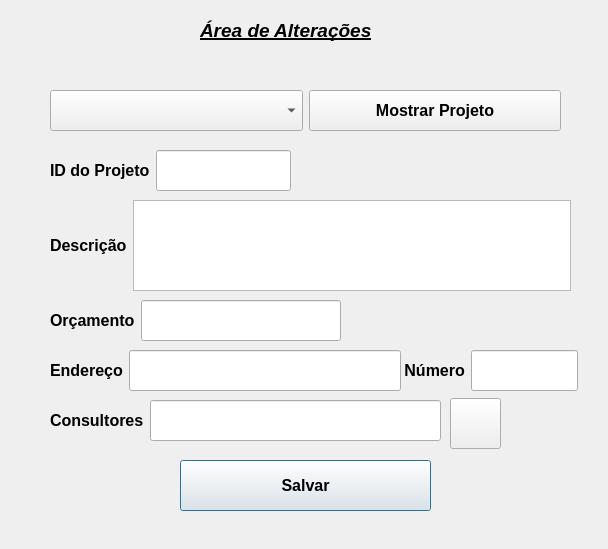
<?xml version="1.0" encoding="UTF-8"?>
<ui version="4.0">
 <class>telaAlteracaoP</class>
 <widget class="QDialog" name="telaAlteracaoP">
  <property name="geometry">
   <rect>
    <x>0</x>
    <y>0</y>
    <width>608</width>
    <height>549</height>
   </rect>
  </property>
  <property name="windowTitle">
   <string>Dialog</string>
  </property>
  <widget class="QWidget" name="layoutWidget">
   <property name="geometry">
    <rect>
     <x>50</x>
     <y>150</y>
     <width>241</width>
     <height>41</height>
    </rect>
   </property>
   <property name="sizePolicy">
    <sizepolicy hsizetype="Preferred" vsizetype="Preferred">
     <horstretch>0</horstretch>
     <verstretch>0</verstretch>
    </sizepolicy>
   </property>
   <property name="font">
    <font>
     <pointsize>12</pointsize>
    </font>
   </property>
   <layout class="QHBoxLayout" name="horizontalLayout">
    <item>
     <widget class="QLabel" name="labelID">
      <property name="sizePolicy">
       <sizepolicy hsizetype="Preferred" vsizetype="Preferred">
        <horstretch>0</horstretch>
        <verstretch>0</verstretch>
       </sizepolicy>
      </property>
      <property name="font">
       <font>
        <pointsize>12</pointsize>
        <bold>true</bold>
       </font>
      </property>
      <property name="text">
       <string>&lt;html&gt;&lt;head/&gt;&lt;body&gt;&lt;p&gt;ID do Projeto&lt;/p&gt;&lt;/body&gt;&lt;/html&gt;</string>
      </property>
     </widget>
    </item>
    <item>
     <widget class="QLineEdit" name="lineEditIDprojeto">
      <property name="sizePolicy">
       <sizepolicy hsizetype="Expanding" vsizetype="Preferred">
        <horstretch>0</horstretch>
        <verstretch>0</verstretch>
       </sizepolicy>
      </property>
      <property name="font">
       <font>
        <pointsize>12</pointsize>
        <bold>true</bold>
       </font>
      </property>
     </widget>
    </item>
   </layout>
  </widget>
  <widget class="QLabel" name="labelTELA">
   <property name="geometry">
    <rect>
     <x>200</x>
     <y>10</y>
     <width>211</width>
     <height>41</height>
    </rect>
   </property>
   <property name="text">
    <string>&lt;html&gt;&lt;head/&gt;&lt;body&gt;&lt;p&gt;&lt;span style=&quot; font-size:14pt; font-weight:700; font-style:italic; text-decoration: underline;&quot;&gt;Área de Alterações&lt;/span&gt;&lt;/p&gt;&lt;/body&gt;&lt;/html&gt;</string>
   </property>
  </widget>
  <widget class="QWidget" name="layoutWidget_2">
   <property name="geometry">
    <rect>
     <x>50</x>
     <y>350</y>
     <width>351</width>
     <height>41</height>
    </rect>
   </property>
   <property name="sizePolicy">
    <sizepolicy hsizetype="Preferred" vsizetype="Preferred">
     <horstretch>0</horstretch>
     <verstretch>0</verstretch>
    </sizepolicy>
   </property>
   <property name="font">
    <font>
     <pointsize>12</pointsize>
    </font>
   </property>
   <layout class="QHBoxLayout" name="horizontalLayout_7">
    <item>
     <widget class="QLabel" name="labelEndereco">
      <property name="sizePolicy">
       <sizepolicy hsizetype="Preferred" vsizetype="Preferred">
        <horstretch>0</horstretch>
        <verstretch>0</verstretch>
       </sizepolicy>
      </property>
      <property name="font">
       <font>
        <pointsize>12</pointsize>
        <bold>true</bold>
       </font>
      </property>
      <property name="text">
       <string>Endereço</string>
      </property>
     </widget>
    </item>
    <item>
     <widget class="QLineEdit" name="lineEditEndereco">
      <property name="sizePolicy">
       <sizepolicy hsizetype="Expanding" vsizetype="Preferred">
        <horstretch>0</horstretch>
        <verstretch>0</verstretch>
       </sizepolicy>
      </property>
      <property name="font">
       <font>
        <pointsize>12</pointsize>
        <bold>true</bold>
       </font>
      </property>
     </widget>
    </item>
   </layout>
  </widget>
  <widget class="QWidget" name="layoutWidget_3">
   <property name="geometry">
    <rect>
     <x>180</x>
     <y>460</y>
     <width>251</width>
     <height>51</height>
    </rect>
   </property>
   <property name="sizePolicy">
    <sizepolicy hsizetype="Preferred" vsizetype="Preferred">
     <horstretch>0</horstretch>
     <verstretch>0</verstretch>
    </sizepolicy>
   </property>
   <property name="font">
    <font>
     <pointsize>12</pointsize>
    </font>
   </property>
   <layout class="QHBoxLayout" name="horizontalLayout_5">
    <item>
     <widget class="QPushButton" name="pushButtonSalvar">
      <property name="sizePolicy">
       <sizepolicy hsizetype="Minimum" vsizetype="Preferred">
        <horstretch>0</horstretch>
        <verstretch>0</verstretch>
       </sizepolicy>
      </property>
      <property name="font">
       <font>
        <pointsize>12</pointsize>
        <bold>true</bold>
       </font>
      </property>
      <property name="text">
       <string>Salvar</string>
      </property>
     </widget>
    </item>
   </layout>
  </widget>
  <widget class="QWidget" name="layoutWidget_5">
   <property name="geometry">
    <rect>
     <x>50</x>
     <y>90</y>
     <width>511</width>
     <height>41</height>
    </rect>
   </property>
   <property name="font">
    <font>
     <pointsize>12</pointsize>
    </font>
   </property>
   <layout class="QHBoxLayout" name="horizontalLayout_2">
    <item>
     <widget class="QComboBox" name="comboBox">
      <property name="sizePolicy">
       <sizepolicy hsizetype="Preferred" vsizetype="Preferred">
        <horstretch>0</horstretch>
        <verstretch>0</verstretch>
       </sizepolicy>
      </property>
      <property name="font">
       <font>
        <pointsize>12</pointsize>
        <bold>true</bold>
       </font>
      </property>
     </widget>
    </item>
    <item>
     <widget class="QPushButton" name="pushButtonMostrarProjeto">
      <property name="sizePolicy">
       <sizepolicy hsizetype="Minimum" vsizetype="Preferred">
        <horstretch>0</horstretch>
        <verstretch>0</verstretch>
       </sizepolicy>
      </property>
      <property name="font">
       <font>
        <pointsize>12</pointsize>
        <bold>true</bold>
       </font>
      </property>
      <property name="text">
       <string>Mostrar Projeto</string>
      </property>
     </widget>
    </item>
   </layout>
  </widget>
  <widget class="QWidget" name="layoutWidget_6">
   <property name="geometry">
    <rect>
     <x>400</x>
     <y>350</y>
     <width>178</width>
     <height>41</height>
    </rect>
   </property>
   <property name="sizePolicy">
    <sizepolicy hsizetype="Preferred" vsizetype="Preferred">
     <horstretch>0</horstretch>
     <verstretch>0</verstretch>
    </sizepolicy>
   </property>
   <property name="font">
    <font>
     <pointsize>12</pointsize>
    </font>
   </property>
   <layout class="QHBoxLayout" name="horizontalLayout_3">
    <item>
     <widget class="QLabel" name="labelNumero_2">
      <property name="sizePolicy">
       <sizepolicy hsizetype="Preferred" vsizetype="Preferred">
        <horstretch>0</horstretch>
        <verstretch>0</verstretch>
       </sizepolicy>
      </property>
      <property name="font">
       <font>
        <pointsize>12</pointsize>
        <bold>true</bold>
       </font>
      </property>
      <property name="text">
       <string> Número</string>
      </property>
     </widget>
    </item>
    <item>
     <widget class="QLineEdit" name="lineEditNumEnde">
      <property name="sizePolicy">
       <sizepolicy hsizetype="Expanding" vsizetype="Preferred">
        <horstretch>0</horstretch>
        <verstretch>0</verstretch>
       </sizepolicy>
      </property>
      <property name="font">
       <font>
        <pointsize>12</pointsize>
        <bold>true</bold>
       </font>
      </property>
     </widget>
    </item>
   </layout>
  </widget>
  <widget class="QWidget" name="layoutWidget">
   <property name="geometry">
    <rect>
     <x>50</x>
     <y>200</y>
     <width>521</width>
     <height>91</height>
    </rect>
   </property>
   <layout class="QHBoxLayout" name="horizontalLayout_4">
    <item>
     <widget class="QLabel" name="label">
      <property name="font">
       <font>
        <pointsize>12</pointsize>
        <bold>true</bold>
       </font>
      </property>
      <property name="text">
       <string>&lt;html&gt;&lt;head/&gt;&lt;body&gt;&lt;p&gt;&lt;span style=&quot; font-size:12pt; font-weight:700;&quot;&gt;Descrição&lt;/span&gt;&lt;/p&gt;&lt;/body&gt;&lt;/html&gt;</string>
      </property>
     </widget>
    </item>
    <item>
     <widget class="QTextEdit" name="textEditDescricao">
      <property name="font">
       <font>
        <pointsize>12</pointsize>
        <bold>true</bold>
       </font>
      </property>
     </widget>
    </item>
   </layout>
  </widget>
  <widget class="QWidget" name="layoutWidget">
   <property name="geometry">
    <rect>
     <x>50</x>
     <y>300</y>
     <width>291</width>
     <height>41</height>
    </rect>
   </property>
   <layout class="QHBoxLayout" name="horizontalLayout_6">
    <item>
     <widget class="QLabel" name="label_2">
      <property name="text">
       <string>&lt;html&gt;&lt;head/&gt;&lt;body&gt;&lt;p&gt;&lt;span style=&quot; font-size:12pt; font-weight:700;&quot;&gt;Orçamento&lt;/span&gt;&lt;/p&gt;&lt;/body&gt;&lt;/html&gt;</string>
      </property>
     </widget>
    </item>
    <item>
     <widget class="QLineEdit" name="lineEditOrcamento">
      <property name="sizePolicy">
       <sizepolicy hsizetype="Expanding" vsizetype="Preferred">
        <horstretch>0</horstretch>
        <verstretch>0</verstretch>
       </sizepolicy>
      </property>
      <property name="font">
       <font>
        <pointsize>12</pointsize>
        <bold>true</bold>
       </font>
      </property>
     </widget>
    </item>
   </layout>
  </widget>
  <widget class="QPushButton" name="pushButtonInfo">
   <property name="geometry">
    <rect>
     <x>450</x>
     <y>398</y>
     <width>51</width>
     <height>51</height>
    </rect>
   </property>
   <property name="icon">
    <iconset resource="ArquivoDeRecursos.qrc">
     <normaloff>:/imagens/INFO.png</normaloff>:/imagens/INFO.png</iconset>
   </property>
   <property name="iconSize">
    <size>
     <width>30</width>
     <height>30</height>
    </size>
   </property>
  </widget>
  <widget class="QWidget" name="">
   <property name="geometry">
    <rect>
     <x>50</x>
     <y>400</y>
     <width>391</width>
     <height>41</height>
    </rect>
   </property>
   <layout class="QHBoxLayout" name="horizontalLayout_8">
    <item>
     <widget class="QLabel" name="label_3">
      <property name="sizePolicy">
       <sizepolicy hsizetype="Preferred" vsizetype="Fixed">
        <horstretch>0</horstretch>
        <verstretch>0</verstretch>
       </sizepolicy>
      </property>
      <property name="text">
       <string>&lt;html&gt;&lt;head/&gt;&lt;body&gt;&lt;p&gt;&lt;span style=&quot; font-size:12pt; font-weight:700;&quot;&gt;Consultores&lt;/span&gt;&lt;/p&gt;&lt;/body&gt;&lt;/html&gt;</string>
      </property>
     </widget>
    </item>
    <item>
     <widget class="QLineEdit" name="lineEditConsultor">
      <property name="sizePolicy">
       <sizepolicy hsizetype="Expanding" vsizetype="Preferred">
        <horstretch>0</horstretch>
        <verstretch>0</verstretch>
       </sizepolicy>
      </property>
      <property name="font">
       <font>
        <pointsize>12</pointsize>
        <bold>true</bold>
       </font>
      </property>
     </widget>
    </item>
   </layout>
  </widget>
 </widget>
 <resources>
  <include location="ArquivoDeRecursos.qrc"/>
 </resources>
 <connections/>
</ui>
